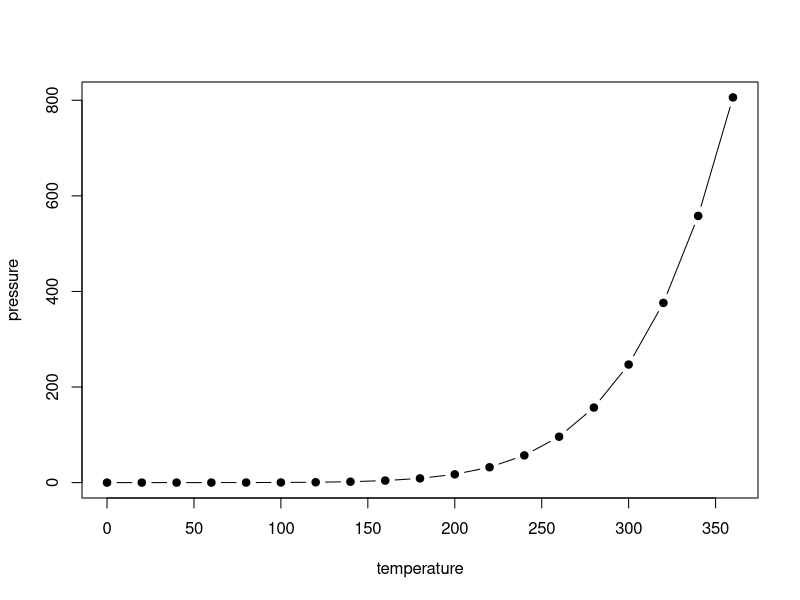
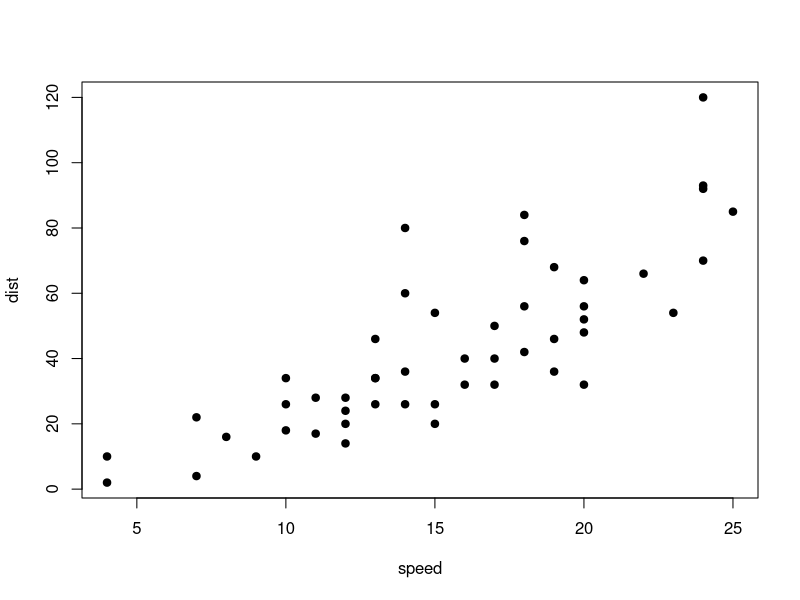

R code for these plots, in order:
## ---- chunk 1
#| panzoom: true
#| fig-alt: "Scatter plot of vapor pressure rising steeply with temperature"
#| fig-cap: "Vapor pressure of mercury against temperature."

plot(pressure, type = "b", pch = 19)
## ---- chunk 2
#| panzoom:
#|   css-class: sea-viewer
#| fig-alt: "Scatter plot of stopping distance against speed for 50 cars"
#| fig-cap: "Stopping distance against speed for 50 cars."

plot(cars, pch = 19)
